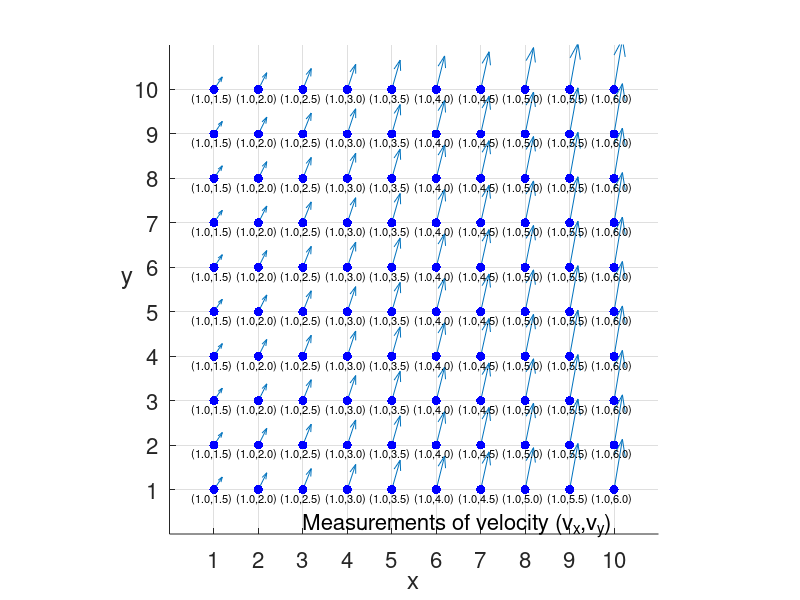
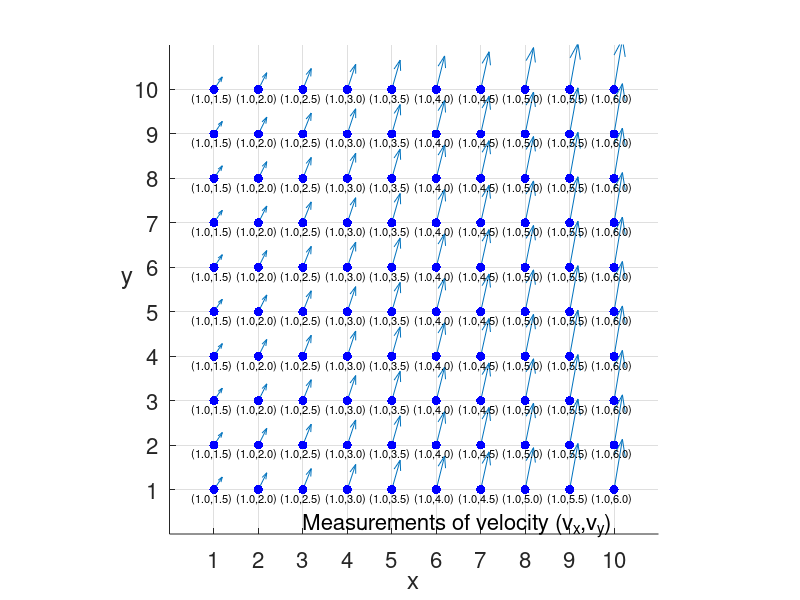
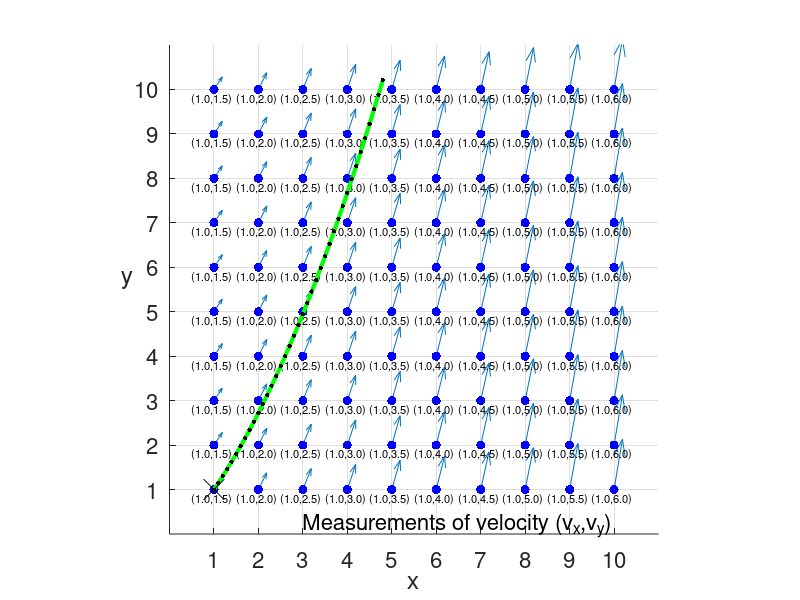
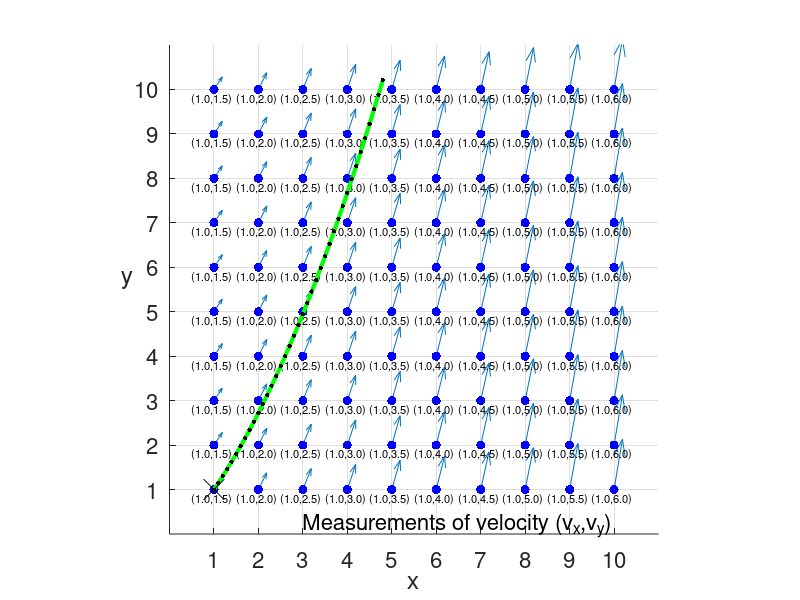

Here is the MATLAB script that generated these plots, in order:
clear;
for i = 1:10
    for j = 1:10
        X(i,j) = j;
        Y(i,j) = i;
        U(i,j) = 1.0;
        V(i,j) = 1.0+j/2;
    end
end

% or
% [X,Y] = meshgrid([1:10],[1:10]);
% U = ones(size(X));
% V = 1+X/2;

figure(1);clf;hold on;
axis([0 11 0 11]); % Set axis wider than default
quiver(X,Y,U,V);

hold on;
for i = 1:10
    for j = 1:10
        text(j-0.5,i-0.2,[sprintf('(%.1f,%.1f)',U(i,j),V(i,j))],'Color','black','FontSize',8);
        plot(j,i,'b.','MarkerSize',20);
    end
end
text(3,0.2,'Measurements of velocity (v_x,v_y)','FontSize',16);
ylabel(gca, 'y','Rotation',0,'FontSize',16);
xlabel(gca,'x','FontSize',16);
axis square
set(gca,'XTick',[1:1:10])
set(gca,'YTick',[1:1:10])
grid on;
set(gca,'FontSize',16)

print -depsc vector_basics2quiver.eps
print -dpng vector_basics2quiver.png

px(1) = 1.0;
py(1) = 1.0;
vx(1) = interp2(X,Y,U,px(1),py(1));
vy(1) = interp2(X,Y,V,px(1),py(1));

h = 0.1;
Nsteps = 100;
for t = 2:Nsteps
    px(t) = px(t-1) + h*vx(t-1);
    py(t) = py(t-1) + h*vy(t-1);
    
    if (px(t) > 10.0 || py(t) > 10.0 || px(t) < 1.0 || py(t) < 1.0)
        % If next position is out-side of grid, stop computing positions.
        break;
    end
   
    vx(t) = interp2(X,Y,U,px(t),py(t));
    vy(t) = interp2(X,Y,V,px(t),py(t));
    fprintf('px(%d) = %.2f  py(%d) = %.2f  vx(%d) = %.2f  vy(%d) = %.2f\n',...
            t,px(t),t,py(t),t,vx(t),t,vy(t));
    
end

plot(px,py,'g','LineWidth',3);
plot(px,py,'k.','MarkerSize',10);
plot(px(1),py(1),'kx','MarkerSize',15);

print -depsc vector_basics2contour.eps
print -dpng vector_basics2contour.png
